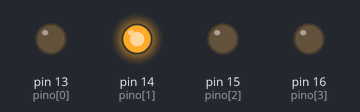
This sketch was run on a simulated Arduino Uno, built with avr-gcc and run on an emulated ATmega328P. On the bench: output pins drawn as LEDs (lit = HIGH).

Above: at 0.1 s.
Timing chart, 0 to 1.6 s (numbered marks = the images above):
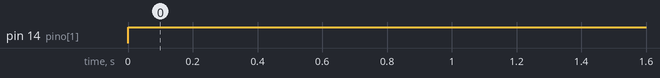

Measured:
- by itself, pin 14 (pino[1]): LOW → HIGH at 0.00 s

The sketch:

somador.ino
```cpp
int value1[4] = {0,0,0,1};
int value2[4] = {0,0,1,1};
int result[4] = {0,0,0,0};
int pino[4] = {13,14,15,16};

int c = 0;

void setup(){
  pinMode(pino[0],OUTPUT);
  pinMode(pino[1],OUTPUT);
  pinMode(pino[2],OUTPUT);
  pinMode(pino[3],OUTPUT);
}// End setup()

void loop(){
  int i = 3;

  while(i >= 0){
    result[i] = operacaoS1(c,value1[i],value2[i]);
    c = operacaoCin(c,value1[i], value2[i]);
    i--;
  }// End for

  mostrar();
}// End loop()

int operacaoS1(int a,int b,int c){
    return ((!a & !b & c) | (!a & b & !c) | (a & !b & !c) | (a & b & c));
}// End op1()

int operacaoCin(int a,int b,int c){
    return ((a & b | b & c | a & c));
}// End op2()

void mostrar(){
  int i = 0;
  while(i < 4){
    switch(result[i]){
      case 0 : digitalWrite(pino[i],LOW); break;
      case 1 : digitalWrite(pino[i],HIGH); break;
      default : digitalWrite(pino[i],LOW); break;
    }// End switch
    i++;
  }// End while
}// End mostrar()
```
